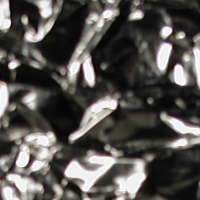
%> input picture P2/KTH_TIPS/aluminium_foil/15-scale_1_im_2_col.png, 200 x 200 px; its folder holds 3 pictures in this run
$ octave 1solucion-carga_dataset_LBP.m   (GNU Octave 9; MATLAB toolbox functions it lacks are replaced by stand-ins)
%> lines starting %> are read from the running program, lines starting %| are printed output that depends on the picture
%% Programa de reconocimiento de patrones con LBP
clc; clear; close all;

%% 1. Cargar dataset KTH-TIPS2
imds = imageDatastore('KTH_TIPS',...
    'IncludeSubfolders', true,...
    'LabelSource', 'foldernames');


% Preprocesamiento: Convertir a escala de grises y redimensionar
imds.ReadFcn = @(loc)imresize(rgb2gray(imread(loc)), [200 200]);

%% 2. Extracción de características LBP
numImages = numel(imds.Files);
%features = zeros(numImages, 256); % 256 bins para el histograma LBP

radius = 2;          % Radio del vecindario
numNeighbors = 8;    % Número de puntos de muestreo
numBins = 128;

function lbp_image = computeLBP(image)
    [rows, cols] = size(image);
    lbp_image = zeros(rows-2, cols-2, 'uint8');

    for i = 2:rows-1
        for j = 2:cols-1
            center = image(i, j);
            binary_pattern = zeros(1, 8);

            % Comparar con los 8 vecinos (en orden clockwise)
            neighbors = [image(i-1, j-1), image(i-1, j), image(i-1, j+1), ...
                         image(i, j+1),   image(i+1, j+1), image(i+1, j), ...
                         image(i+1, j-1), image(i, j-1)];

            binary_pattern = (neighbors >= center);
            lbp_value = sum(binary_pattern .* 2.^(0:7)); % Convertir binario a decimal
            lbp_image(i-1, j-1) = lbp_value;
        end
    end
end

function features = extractLBPFeatures(images)
    num_images = numel(images.Files);
    features = zeros(num_images, 256); % 256 bins

    for k = 1:num_images
        lbp = computeLBP(readimage(images, k));
%> after the loop in computeLBP, `for i = 2:rows-1`:
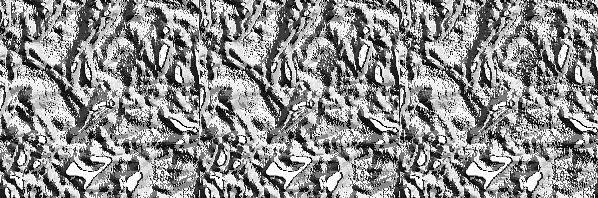
%> lbp_image: size 198x598 uint8; min 0, max 255, mean 143.1
        hist = imhist(lbp, 256)';
%> hist = 256 values, max 9057 at index 256, min 0 at index 85, mean 462.5
        features(k, :) = hist / sum(hist); % Normalizar
    end
%> pass 2 of the loop in extractLBPFeatures, `for k = 1:num_images`:
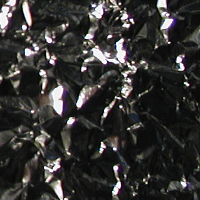
%> input picture P2/KTH_TIPS/aluminium_foil/15-scale_1_im_5_col.png, 200 x 200 px
%> after the loop in computeLBP (call 2), `for i = 2:rows-1`:
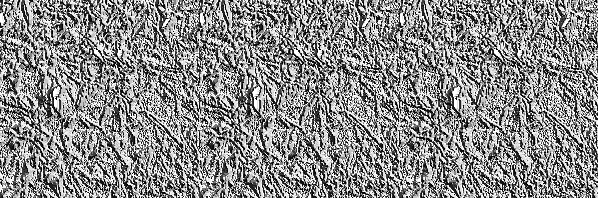
%> lbp_image: size 198x598 uint8; min 0, max 255, mean 138.5
%> hist = 256 values, max 9436 at index 256, min 6 at index 86, mean 462.5
%> pass 3 of the loop in extractLBPFeatures, `for k = 1:num_images`:
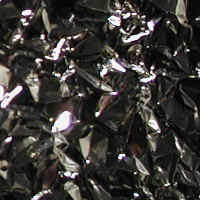
%> input picture P2/KTH_TIPS/aluminium_foil/15-scale_1_im_6_col.png, 200 x 200 px
%> after the loop in computeLBP (call 3), `for i = 2:rows-1`:
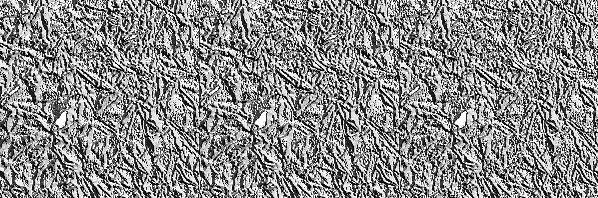
%> lbp_image: size 198x598 uint8; min 0, max 255, mean 137.9
%> hist = 256 values, max 8577 at index 256, min 7 at index 86, mean 462.5
%> the loop made 4 passes; the first 3 are shown

end

features = extractLBPFeatures(imds); % Matriz de características [30x256]

%% 3. Preparar datos para clasificación
%> (the run ends here)
